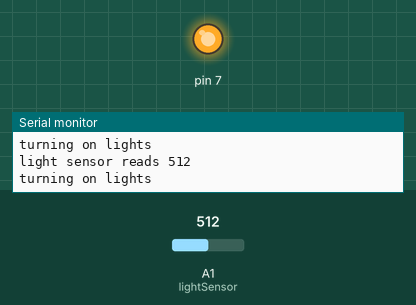
A sketch run on a simulated Arduino Uno, built with avr-gcc and run on an emulated ATmega328P. On the bench: output pins drawn as LEDs (lit = HIGH), the last lines printed to the serial monitor. The inputs (shaded band) are chosen by the test bench; at power-on: A1 (lightSensor) = 512.

Above: at 2.8 s.
2.9 s: A1 (lightSensor) set to 633
5.6 s: A1 (lightSensor) set to 658
At 6.5 s:
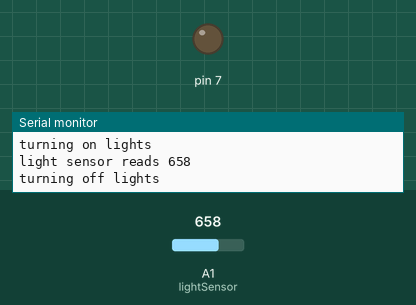
8.3 s: A1 (lightSensor) set to 640
At 10.8 s:
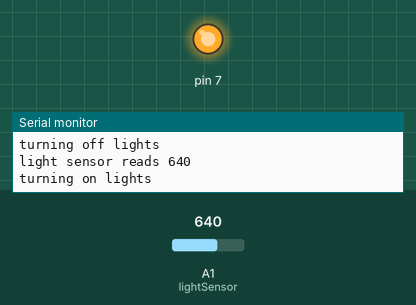
11.5 s: A1 (lightSensor) set to 660
At 12.4 s:
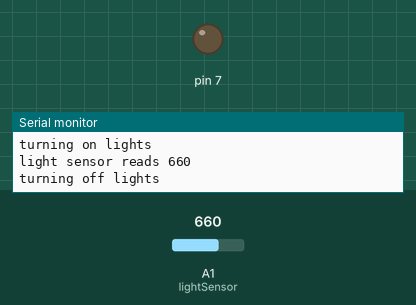
Timing chart, 0 to 14.5 s (numbered marks = the images above; inputs shaded):
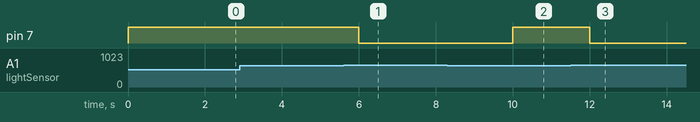

The sketch:

Light_sensor_code.ino
```cpp
int lightSensor = 1;
int light_val;
void setup() {
Serial.begin(9600); //open serial port
pinMode (7, OUTPUT);
}
void loop() {
light_val = analogRead(lightSensor); // read the value from the photosensor
Serial.print("light sensor reads ");
Serial.println( light_val );
if (light_val < 650)
{
Serial.println("turning on lights");
digitalWrite (7, HIGH);               // digitalwrite pin 7 high then light are on
delay(2000);
}
if (light_val > 650)
{
Serial.println("turning off lights");
digitalWrite (7, LOW);              // digitalwrite pin 7 low  then light are off
delay(2000);
}
}
```

Measured:
- the behaviour switches between 650 and 651 on A1 (lightSensor) (found by bisection; images 0 and 1)
- after the input at 5.6 s, pin 7: HIGH → LOW after 0.40 s
- after the input at 8.3 s, pin 7: LOW → HIGH after 1.7 s
- after the input at 11.5 s, pin 7: HIGH → LOW after 0.50 s
